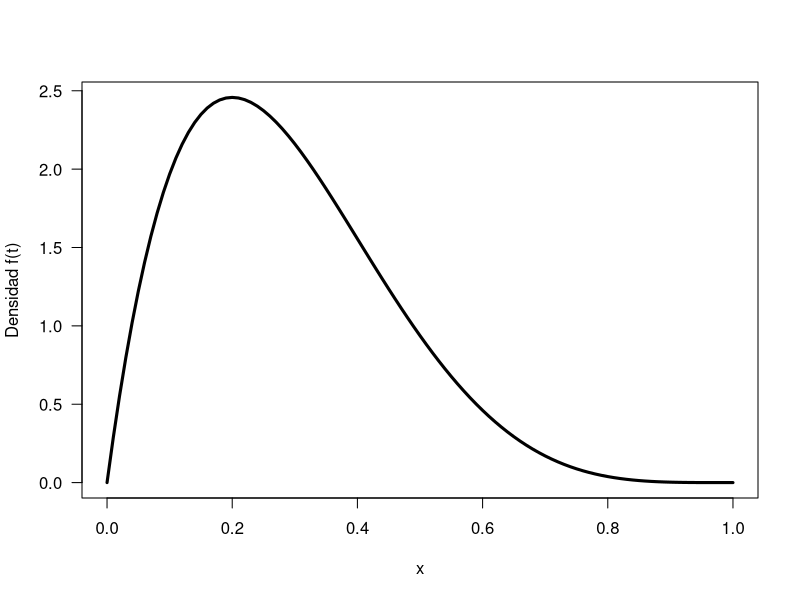
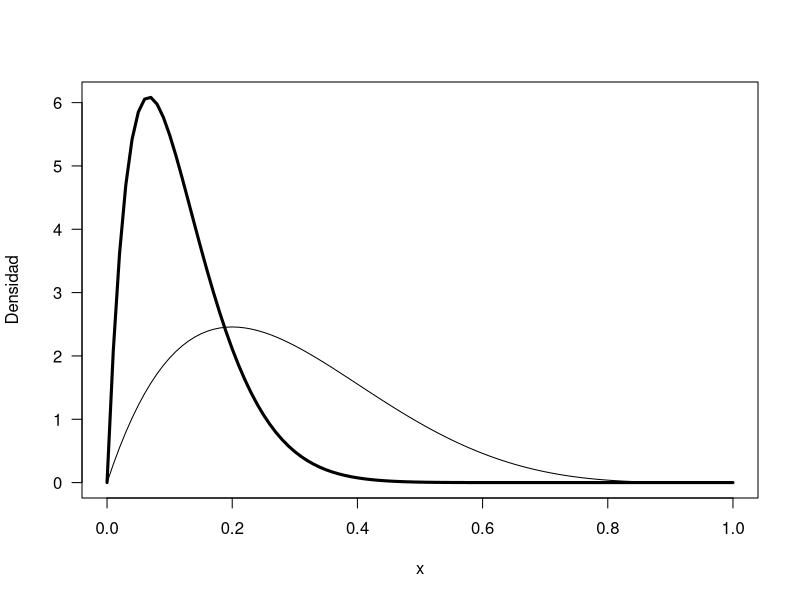
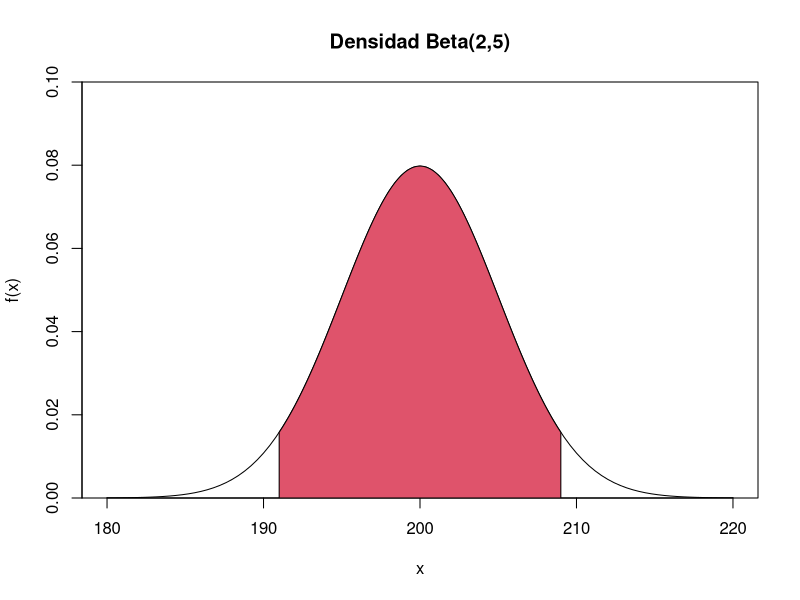
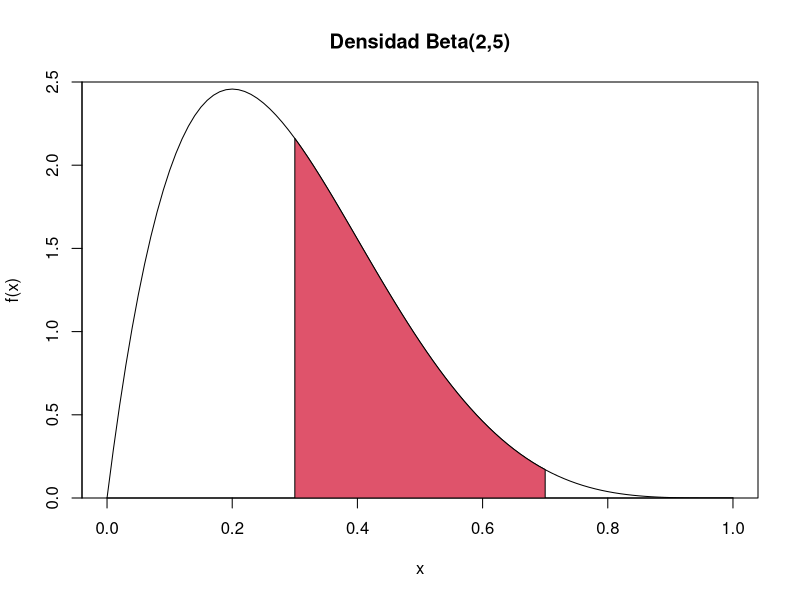
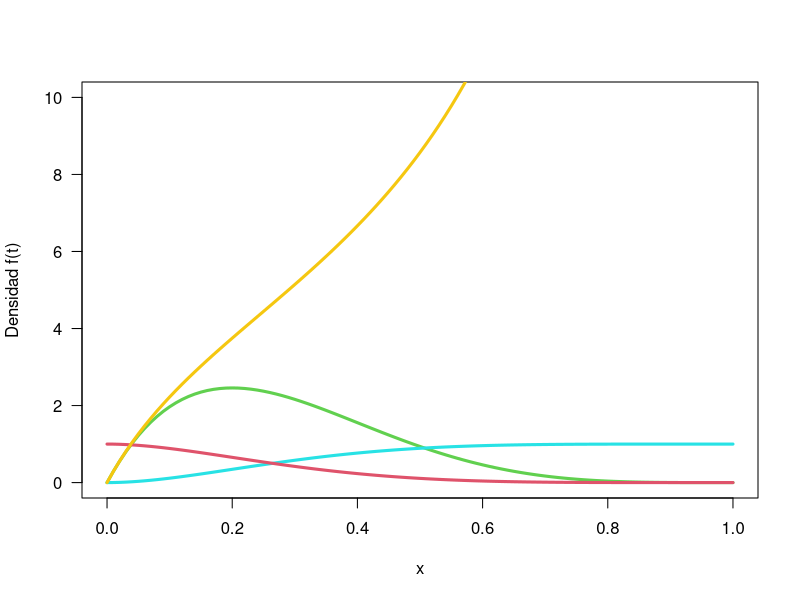
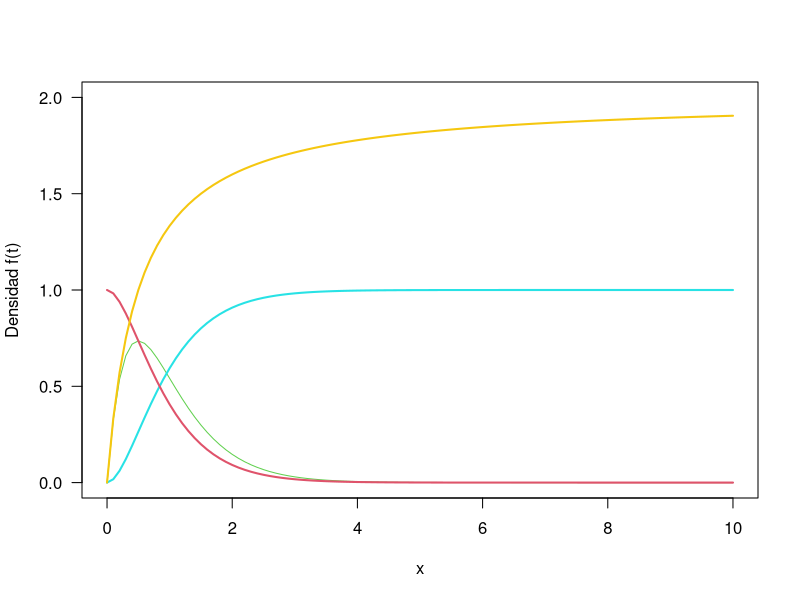
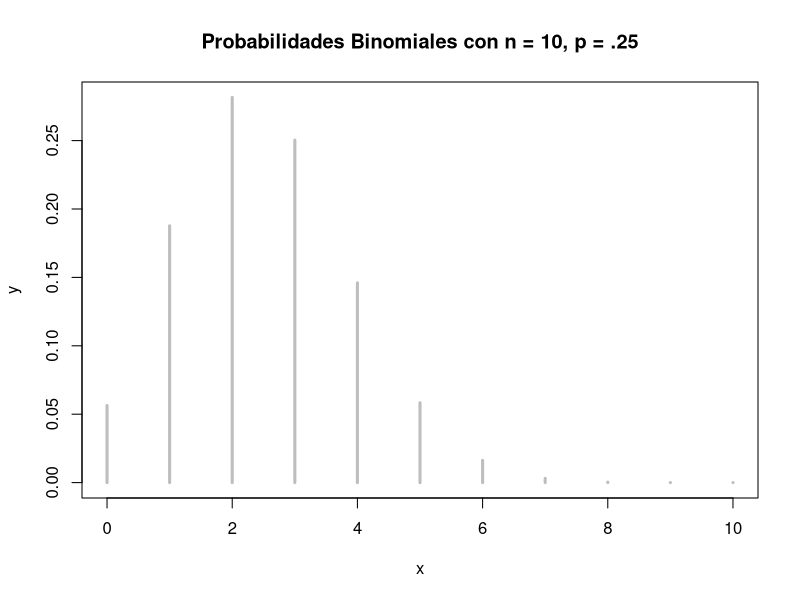
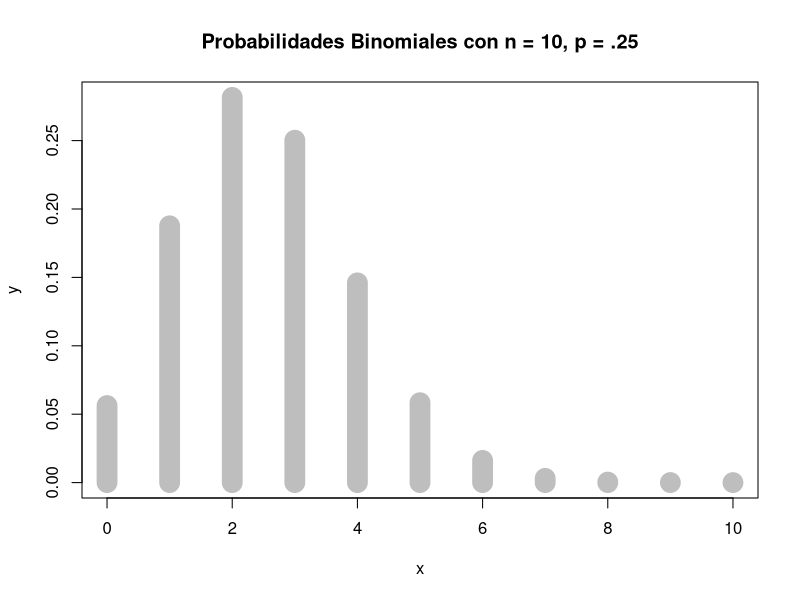

These figures' R source, in order: (Note: this script raises an error after producing the figures.)
#Considere que una variable aleatoria X se distribuye 
#beta con parametros a=2 y b=5.

curve(dbeta(x, shape1=2, shape2=5), lwd=3, las=1,
      ylab='Densidad f(t)')

curve(dbeta(x, shape1=2, shape2=15), lwd=3, las=1,
      ylab='Densidad')

curve(dbeta(x,2,5),add=T)



#P(191<xb<209) en una normal xb dis mui=200 sigmaxb=15/3=5
integrate(f=dnorm, lower=191, upper=209,200,5)

a1=1-pnorm(209,200,5)+pnorm(191,200,5)
b1=1-pnorm(191,200,5,lower.tail = F)+pnorm(209,200,5,lower.tail = F)



#Dibujo area sombreada en la normal

regionX1=seq(191,209,0.01)# Intervalo a sombrear

xP1=c(191,regionX1,209) # Base de los poligonos 
#que crean el efecto "sombra"


yP1=c(0,dnorm(regionX1,200,5),0) # Altura de los poligonos sombreados
curve(dnorm(x,200,5),xlim=c(180,220),yaxs="i",ylim=c(0,.1),ylab="f(x)",
      main='Densidad Beta(2,5)') 
polygon(xP1,yP1,col="2")


#Calcular P(0.3≤X≤0.7).
integrate(f=dbeta, lower=0.3, upper=0.7,
          shape1=2, shape2=5)
#Otra forma de obtener la probabilidad solicitada es restando de F(xmax) la probabilidad F(xmin). Las probabilidades acumuladas hasta un valor dado se obtienen con la funcion pbeta, a continuacion el codigo necesario.
a1=pbeta(q=0.7, shape1=2, shape2=5) - pbeta(q=0.3, shape1=2, shape2=5)

#Dibujo area sombreada en la beta
regionX1=seq(.3,.7,0.01)# Intervalo a sombrear
xP1=c(.3,regionX1,.7) # Base de los poligonos que crean el efecto "sombra"
yP1=c(0,dbeta(regionX1,2,5),0) # Altura de los poligonos sombreados
curve(dbeta(x,2,5),xlim=c(0,1),yaxs="i",ylim=c(0,2.5),ylab="f(x)",
      main='Densidad Beta(2,5)') 
polygon(xP1,yP1,col="2")

curve(dbeta(x, shape1=2, shape2=5), lwd=3, las=1,ylim=c(0,10),
      ylab='Densidad f(t)',col="3")
curve(pbeta(x, shape1=2, shape2=5), lwd=3, las=1,add=T,ylab='Densidad f(t)',col="5")

curve(1-pbeta(x, shape1=2, shape2=5), lwd=3, las=1,add=T,col="10",
      ylab='Densidad f(t)')

curve(dbeta(x, shape1=2, shape2=5)/(1-pbeta(x, shape1=2, shape2=5)),col="15" ,lwd=3, las=1,add=T,
      ylab='Densidad f(t)')
n=10000
a=rbeta(n,2, 2, ncp = 0)

curve(dgamma(x,2,2), lwd=1, las=1,xlim=c(0,10),ylim=c(0,2),
      ylab='Densidad f(t)',col="3")
curve(pgamma(x,2,2), lwd=2, las=1,add=T,ylab='Densidad F(t)',col="5",ylim=c(0,2))

curve(1-pgamma(x,2,2), lwd=2, las=1,add=T,col="10",
      ylab='Densidad R(t)')

curve(dgamma(x,2,2)/(1-pgamma(x,2,2)),col="15" ,ylim=c(0,2),lwd=2, add=T,ylab='Densidad z(t)')

#Binomial b(10,.25)
x=seq(0,10,1) # generamos el soporte de la distribucion  
y=dbinom(x, size=10, prob=.25) # evaluamos las probabilidades 
plot(x, y, type = "h", lwd = 3, main = "Probabilidades Binomiales con n = 10, p = .25", col = "gray")
plot(0:10, dbinom(0:10, size=10, prob=.25),xlab="x", ylab="y", type = "h", lwd = 20, main = "Probabilidades Binomiales con n = 10, p = .25", col = "gray")
barplot(y,names.arg=as.character(0:10),main = "Probabilidades Binomiales con n = 10, p = .25", xlab="x")
#Normal estandar
curve(dnorm(x), from = -4, to = 4) # curva normal estandar
curve(pnorm(x, mean=10, sd=2), from = 4, to = 16) # CDF normal
curve(dnorm(x,170,12),xlim=c(130,210),col="blue",lwd=2,
      xlab="x",ylab="f(x)",main="Funcion de Densidad N(170,12)")
curve(pnorm(x,170,12),xlim=c(130,210),col="blue",lwd=2,
      xlab="x",ylab="F(x)",main="Funcion de Distribucion N(170,12)")
miDensidad=function(x) dnorm(x,170,12)
integrate(miDensidad,150,168)#P(150<X<168)
a2=pnorm(168,170,12,lower.tail = T)-pnorm(150,170,12,lower.tail = T)
a3=pnorm(150,170,12,lower.tail = F)-pnorm(168,170,12,lower.tail = F)

#Dibujo area sombreada en la normal 
regionX=seq(150,168,0.01)# Intervalo a sombrear
xP=c(150,regionX,168) # Base de los poligonos que crean el efecto "sombra"
yP=c(0,dnorm(regionX,170,12),0) # Altura de los poligonos sombreados
curve(dnorm(x,170,12),xlim=c(130,210),yaxs="i",ylim=c(0,0.035),ylab="f(x)",
      main='Densidad N(170,12)') 
polygon(xP,yP,col="6")


#Distribucion exponencial
curve(dexp(x,rate=1/3),from=-3,to=10)
z=seq(-3,10,0.1)
#Con  la  opcion  type=conseguimos  dibujar  el  grafico como una linea
plot(z,dexp(z,rate=1/3),type="l")
# Dibujamos ahora la funcion de distribucion
curve(pexp(x,rate=1/3),from=-3,to=10)

#Tomamos como densidades la gamma de parametros Alfa = 20
#y r = 10 y la normal de parametros μ = 0 y sigma= 1, 
#podemos representar la funcion de densidad conjunta mediante: mediante:
lam=20
r=10
x=seq(0,5,.05)
mu=0
sig=1
y=seq(-5,5,.05)
persp(x, y, outer(x,y,function(x,y){dgamma(x,lam,r)*dnorm(y,mu,sig)}),
        theta = 30,phi = 30, expand = 0.5, col = "lightblue",
        main="X: Gamma(20,10) Y: Normal(0,1)")
#Dibujamos  la  funcion  de  masa  de  la  distribucion  B(500,0.1)  y  le  superponemos  la  funcion de densidad de la N(media,destip) 
z=0:100
plot(z,dbinom(z,500,0.1),type="h")
curve(dnorm(x,50,45^.5),add=T)
#Notemos que  en  la  sentencia  anterior  hemos  utilizado la opcion 
# add=T (TRUE) para indicarle a R que superponga este grafico al anterior

#Ejercicio 6.62
curve(dexp(x,rate=6),from=-2,to=2)
z=seq(-2,2,0.1)
#Con  la  opcion  type=conseguimos  dibujar  el  grafico como una linea
plot(z,dexp(z,rate=6),type="l")
# Dibujamos ahora la funcion de distribucion
curve(pexp(x,rate=6),from=-2,to=2)
a4=pexp(.25,6,lower.tail = F)
a5=1-pexp(.25,6,lower.tail = T)

#Ejercicio 6.42
curve(dgamma(x,2,2),from=-1,to=6)
z=seq(-1,15,0.1)
#Con  la  opcion  type= conseguimos  dibujar  el  grafico como una linea
plot(z,dgamma(z,2,2),type="l")
# Dibujamos ahora la funcion de distribucion
curve(pgamma(x,2,2),from=-1,to=15)
a6=pgamma(1,2,2,lower.tail = T)
a5=pgamma(2,2,2,lower.tail = F)
#Dibujo area sombreada en la gamma
regionX1=seq(0,1,0.01)# Intervalo a sombrear
xP1=c(0,regionX1,1) # Base de los poligonos que crean el efecto "sombra"
yP1=c(0,dgamma(regionX1,2,2),0) # Altura de los poligonos sombreados
curve(dgamma(x,2,2),xlim=c(0,10),yaxs="i",ylim=c(0,.8),ylab="f(x)",
      main='Densidad Beta(2,5)') 
polygon(xP1,yP1,col="2")




#Ejercicio 6.10
curve(dnorm(x,0,1),from=-5,to=5)
z=seq(-5,5,0.1)
#Con  la  opcion  type=conseguimos  dibujar  el  grafico como una linea
plot(z,dnorm(z,0,1),type="l")
# Dibujamos ahora la funcion de distribucion
curve(pnorm(x,0,1),from=-5,to=5)
a6=pnorm(3,0,1,lower.tail = T)-pnorm(-3,0,1,lower.tail = T)


#Ejercicio 6.86
curve(dlnorm(x,1.8,2),from=-1,to=25)
z=seq(-1,25,0.1)
#Con  la  opcion  type=conseguimos  dibujar  el  grafico como una linea
plot(z,dlnorm(z,1.8,2),type="l")
# Dibujamos ahora la funcion de distribucion
curve(plnorm(x,1.8,2),from=-1,to=25)
a6=plnorm(20,1.8,2,lower.tail = F)
a7=plnorm(60,1.8,2,lower.tail = F)
a8=plnorm(44.7,1.8,2,lower.tail = T)


#Ejercicio 2.1
t=seq(0,10,2)
integrand <- function(x) {1/((x+1)*sqrt(x))}

R=function(t){1/(.2*t+1)^2}
f=function(t){1/(.2*t+1)^3}
z=function(t){z=1/(.2*t+1)}
plot(R,type="l",col="red",xlim=c(0,10));text(10, 20, "Curva R")
curve(f,add=T,col="3",xlim=c(0,10));text(10, 20, "Curva f")
curve(z,add=T,col="8",xlim=c(0,10));text(10, 20, "Curva z")
l = expression(paste("R(t)"), paste("f(t)"), paste("z(t)"))
legend("topright",          # Posici?n
       legend = l,          # Expression vector anterior
       lty = c(1, 3, 5), # L?neas s?lidas
       bty = "n",           # Sin bordes
       col = c("red", "green", "blue"),
       inset = .05,         # Espaciado del margen
       y.intersp = .75)     # Interlineado

#P(X>a)=.15 x es normal(24,3.8)
a1=qnorm(.15,24,3.8,lower.tail = F)
#Dibujo area sombreada en la normal
regionX1=seq(a1,45,0.1)# Intervalo a sombrear
xP1=c(a1,regionX1,45) # Base de los poligonos que crean el efecto "sombra"
yP1=c(0,dnorm(regionX1,24,3.8),0) # Altura de los poligonos sombreados
curve(dnorm(x,24,3.8),xlim=c(15,45),yaxs="i",ylim=c(0,.15),ylab="f(x)",
      main='Densidad normal(24,3.8)') 
polygon(xP1,yP1,col="60")

#ejercicio 6.28 x es binom(80,0.75) x es normal miu=np=80*.75 desv=(np(1-p))=(80*.75*.25)^.5
x=0:80 # generamos el soporte de la distribucion  
y=dbinom(x, size=80, prob=.75) # evaluamos las probabilidades 
plot(x, y, type = "l", lwd = 10, main = "Probabilidades Binomiales con n = 80, p = .75", col = "gray")
plot(0:80, dbinom(0:80, size=80, prob=.75),xlab="x", ylab="y", type = "h", lwd = 10, main = "Probabilidades Binomiales con n = 10, p = .25", col = "gray")
barplot(y,names.arg=as.character(0:80),main = "Probabilidades Binomiales con n = 10, p = .25", xlab="x")

a1=80*.75
b1=(80*.75*.25)^.5
regionX1=seq(49.5,80,0.5)# Intervalo a sombrear
xP1=c(49.5,regionX1,80) # Base de los poligonos que crean el efecto "sombra"
yP1=c(0,dnorm(regionX1,a1,b1),0) # Altura de los poligonos sombreados
curve(dnorm(x,a1,b1),xlim=c(40,80),yaxs="i",ylim=c(0,.15),ylab="f(x)",
      main='Densidad normal(24,3.8)') 
polygon(xP1,yP1,col="60")
#P(falle)=P(X>10) o P(X<-10)  P(-10<=X<=10)
a2=pnorm(-10,0,4,lower.tail = T)+pnorm(10,0,4,lower.tail = F)
pexp(200,.01)

a3=pweibull(2,1/2,1/2,lower.tail = F)
regionX2=seq(2,10,.01)# Intervalo a sombrear
xP2=c(2,regionX2,10) # Base de los poligonos que crean el efecto "sombra"
yP2=c(0,dweibull(regionX2,1/2,1/2),0) # Altura de los poligonos sombreados
curve(dweibull(x,1/2,1/2),xlim=c(0,10),yaxs="i",ylim=c(0,1),ylab="f(x)",
      main='Densidad normal(24,3.8)') 
polygon(xP2,yP2,col="60")

#bimon negativa 8,2,1/6
regionX2=seq(2,10,.01)# Intervalo a sombrear
xP2=c(2,regionX2,10) # Base de los poligonos que crean el efecto "sombra"
yP2=c(0,dweibull(regionX2,1/2,1/2),0) # Altura de los poligonos sombreados
curve(dnbimon(x,2,1/6),xlim=c(0,100),yaxs="i",ylim=c(0,1),ylab="f(x)",
      main='Densidad normal(24,3.8)') 
polygon(xP2,yP2,col="60")
z1=seq(0,100,1)
bnz1=dnbinom(z1,2,1/6)
plot(z1,bnz1,type = "l")

















